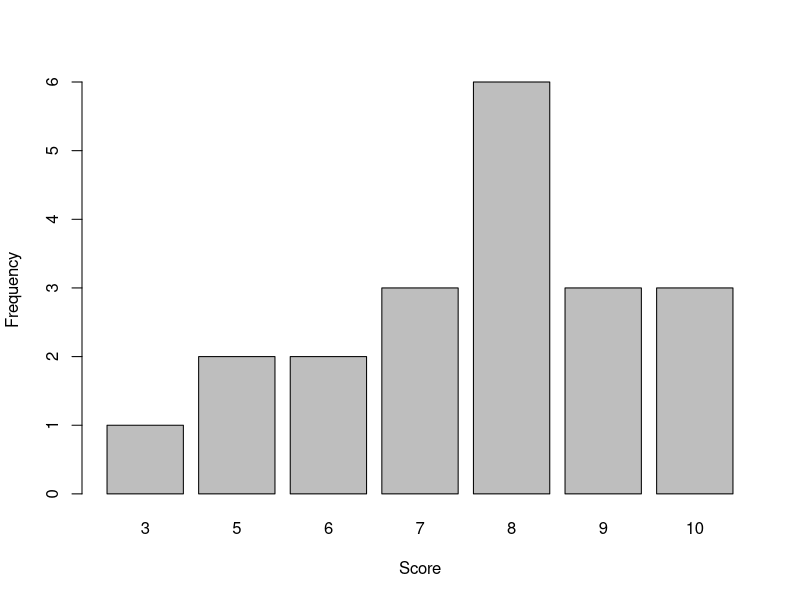
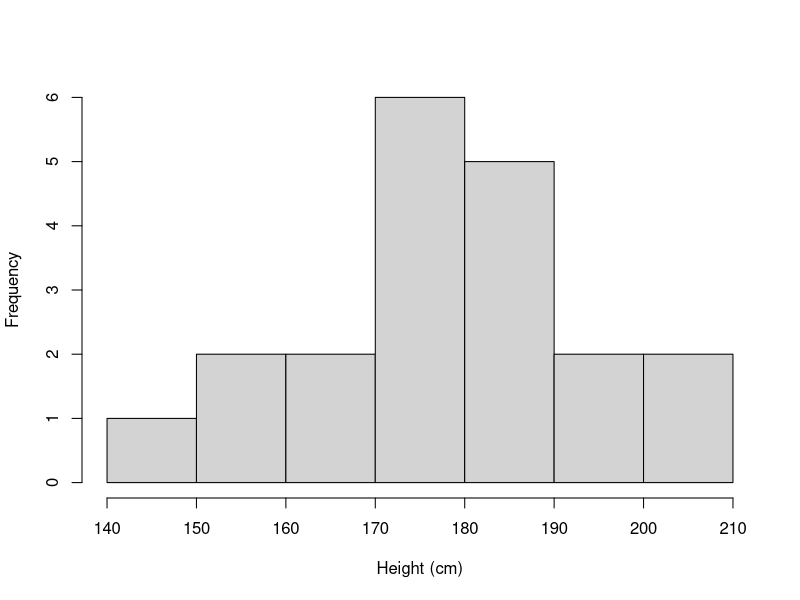
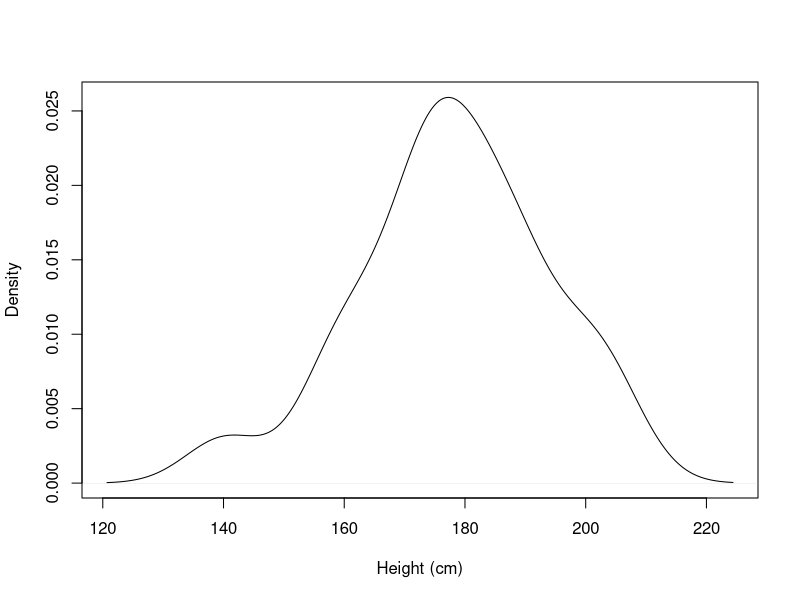
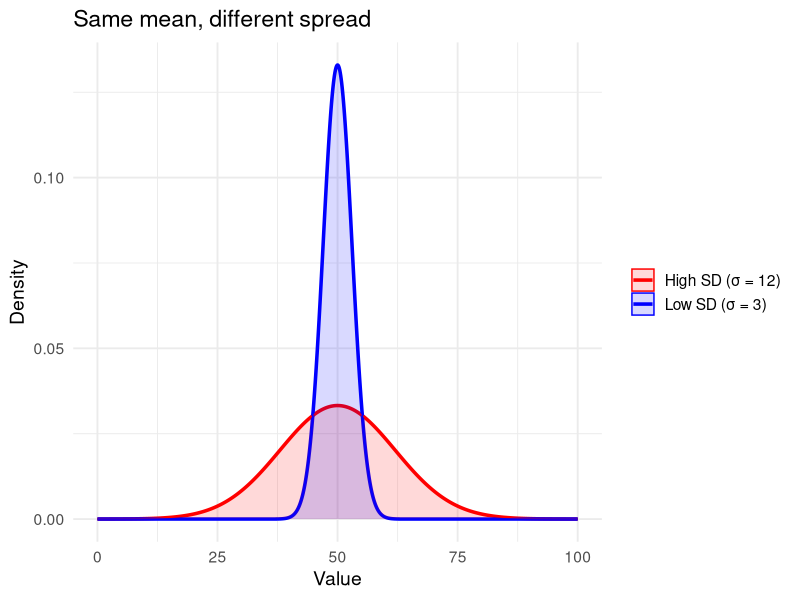
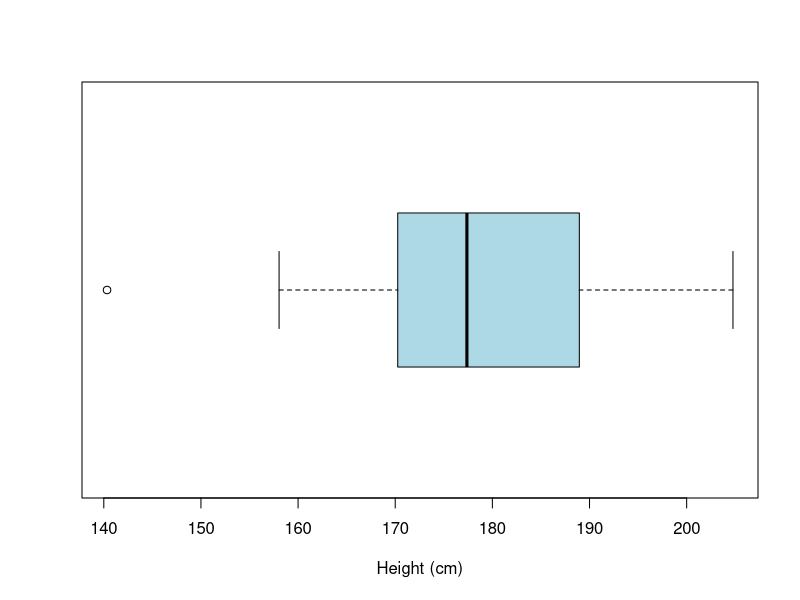

Write the R code that produced these figures, in order.
## ---- chunk 1
library(ggplot2)           # only for making figures
knitr::opts_chunk$set(
  echo = FALSE,            
  message = FALSE, warning = FALSE,
  dev = "png",
  fig.width = 6, fig.height = 4, fig.align = "center"
)
## ---- chunk 2
set.seed(1)
scrs <- cut(rnorm(20), 8, labels = FALSE)+2L

## ---- chunk 3
tab <- as.data.frame.table(table(scrs))
names(tab) <- c("Score", "Frequency")
knitr::kable(tab)
## ---- chunk 4
barplot(table(scrs), xlab = "Score", ylab = "Frequency")
## ---- chunk 5
set.seed(2)
x <- rnorm(20, mean = 175, sd = 15)
hist(x, xlab = "Height (cm)", main = NULL)
## ---- chunk 6
plot(density(x), xlab = "Height (cm)", main = "")
## ---- chunk 7
library(ggplot2)

# Build a grid of x-values and the corresponding normal PDFs
x <- seq(0, 100, length.out = 1000)
df <- rbind(
  data.frame(x, density = dnorm(x, mean = 50, sd = 3),
             group = "Low SD (σ = 3)"),
  data.frame(x, density = dnorm(x, mean = 50, sd = 12),
             group = "High SD (σ = 12)")
)

ggplot(df, aes(x, density, colour = group, fill = group)) +
  geom_line(size = 1.2) +                     # smooth curves
  geom_area(alpha = .15, position = "identity") +  # light fill
  scale_colour_manual(values = c("High SD (σ = 12)" = "red",
                                 "Low SD (σ = 3)"  = "blue")) +
  scale_fill_manual(values = c("High SD (σ = 12)" = "red",
                               "Low SD (σ = 3)"  = "blue")) +
  labs(title = "Same mean, different spread",
       x = "Value", y = "Density") +
  theme_minimal(base_size = 14) +
  theme(legend.title = element_blank())


## ---- chunk 8
set.seed(2)
x <- rnorm(20, mean = 175, sd = 15)
boxplot(x, horizontal = TRUE, col = "lightblue", xlab = "Height (cm)")
